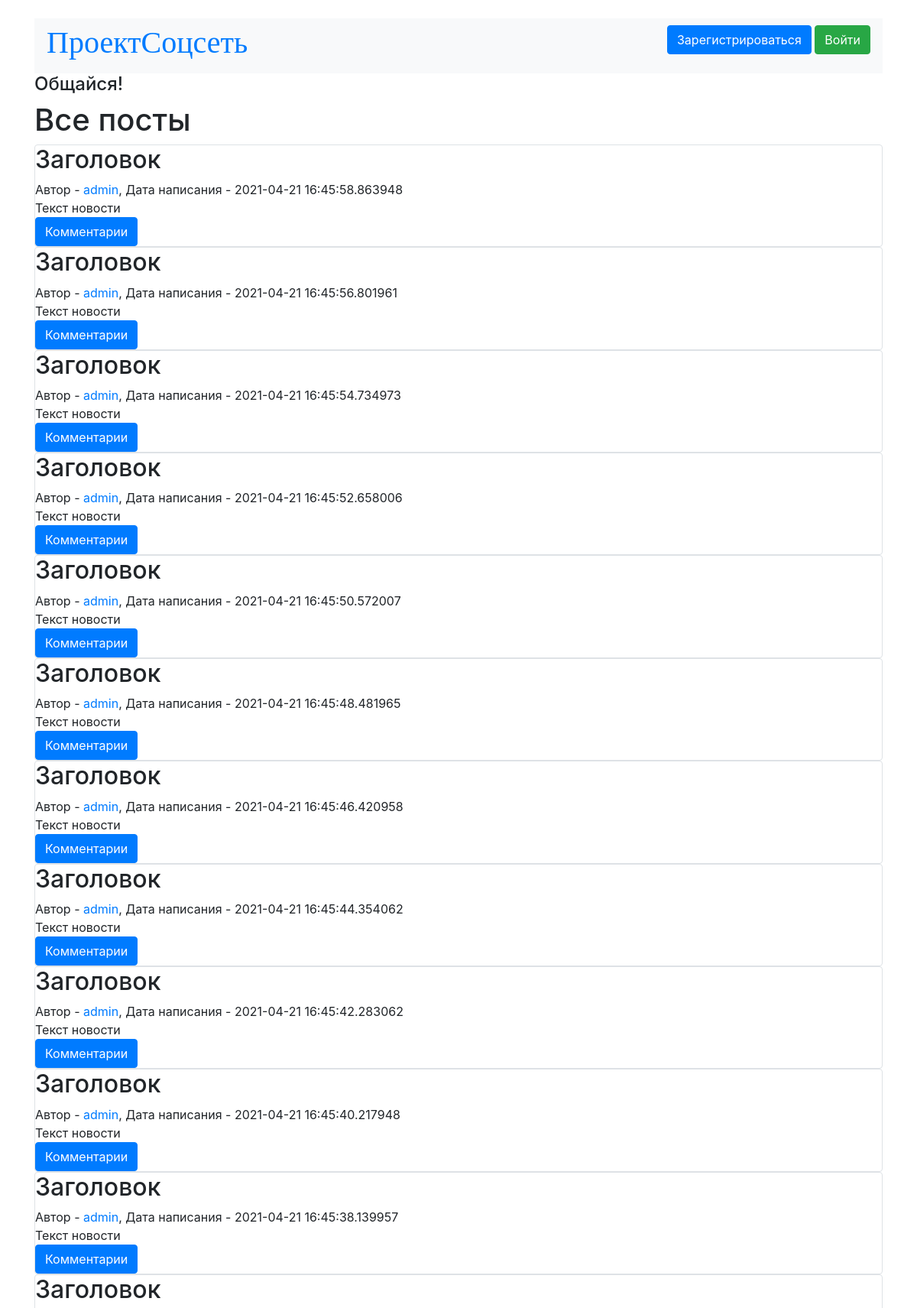
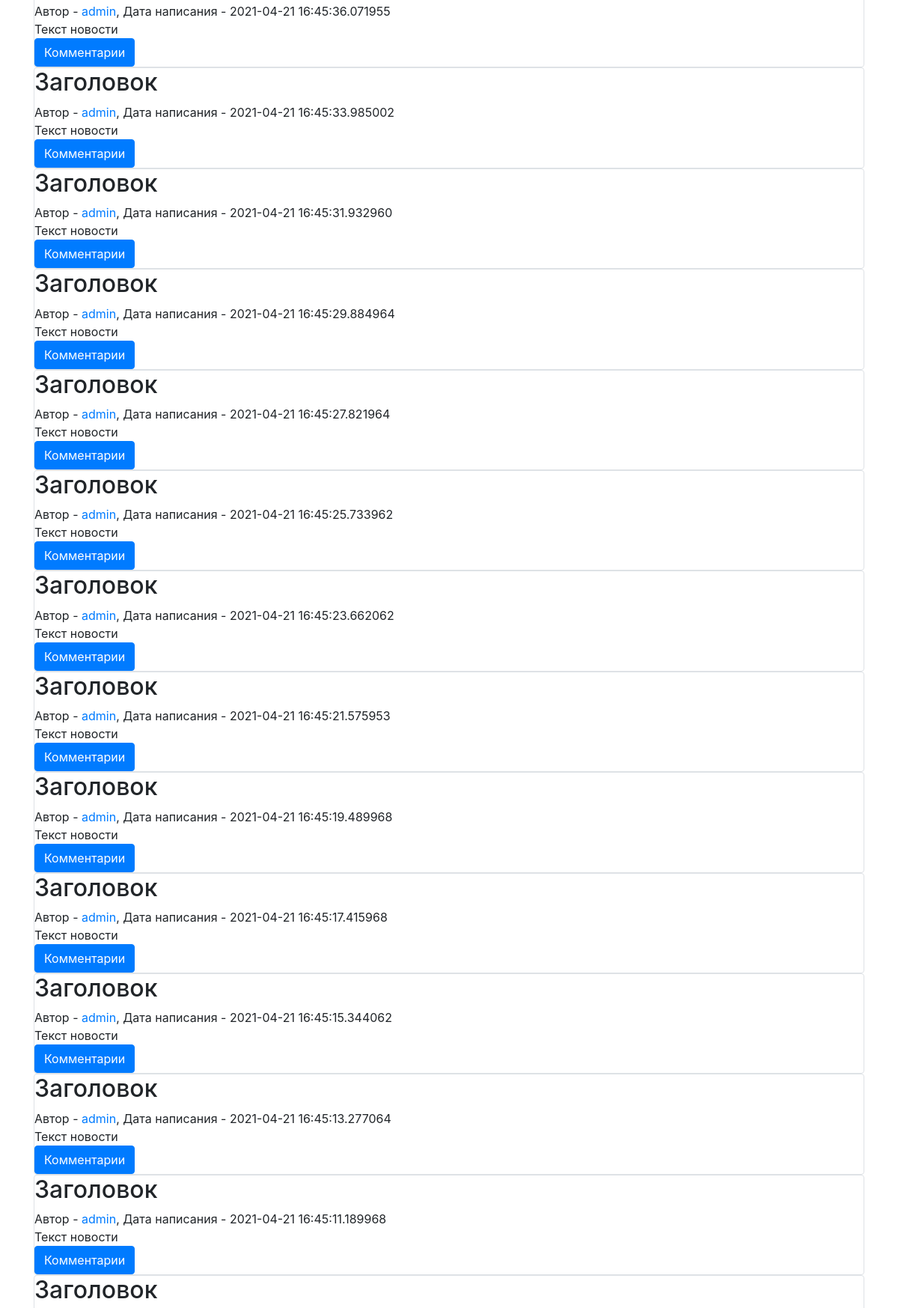
/index (upper part), run on the app's committed database (2 pictures, top to bottom).
### data/posts.py (models this page shows)
class Post(SqlAlchemyBase, SerializerMixin):
    __tablename__ = 'news'
    id = sqlalchemy.Column(sqlalchemy.Integer,
                           primary_key=True, autoincrement=True)
    title = sqlalchemy.Column(sqlalchemy.String, nullable=True)
    content = sqlalchemy.Column(sqlalchemy.String, nullable=True)
    created_date = sqlalchemy.Column(sqlalchemy.DateTime,
                                     default=datetime.datetime.now)
    author = sqlalchemy.Column(sqlalchemy.Integer,
                                    sqlalchemy.ForeignKey("users.id"))
    user = orm.relation('User')

### data/users.py (models this page shows, shortened)
class User(SqlAlchemyBase, SerializerMixin):
    __tablename__ = 'users'
    id = sqlalchemy.Column(sqlalchemy.Integer,
                           primary_key=True, autoincrement=True)
    name = sqlalchemy.Column(sqlalchemy.String, nullable=True)
    birth = sqlalchemy.Column(sqlalchemy.Integer, nullable=True)
    friends = sqlalchemy.Column(sqlalchemy.String, nullable=True)
    posts = sqlalchemy.Column(sqlalchemy.String, nullable=True)
    phone = sqlalchemy.Column(sqlalchemy.String, nullable=True)
    email = sqlalchemy.Column(sqlalchemy.String,
                              index=True, unique=True, nullable=True)
    about = sqlalchemy.Column(sqlalchemy.String, nullable=True)
    hashed_password = sqlalchemy.Column(sqlalchemy.String, nullable=True)
    register_date = sqlalchemy.Column(sqlalchemy.DateTime,
                                      default=datetime.datetime.now)
    online_date = sqlalchemy.Column(sqlalchemy.DateTime,
                                      default=datetime.datetime.now)

### PythonApplication7.py (the view)
@app.route('/')
@app.route('/index')
def index():
    db_sess = db_session.create_session()
    news = db_sess.query(Post)
    if session.get('user_id', -1) != -1:
        username = db_sess.query(User).filter(User.id == session.get('user_id')).first().name
    else:
        username = 'pass'
    print(session.get('user_id'))
    return render_template("index.html", posts=news, username=username).replace('&lt;', '<').replace('&gt;', '>')

### data/db_session.py (called while the page is built)
def create_session() -> Session:
    global __factory
    return __factory()

### templates/index.html (shortened to what this page needs)
﻿{% extends "base.html" %}
{% block content %}
<h1>Все посты</h1>
{% for item in posts[::-1] %}
<div class="col-md6 border rounded">
    <h2>{{item.title}}</h2>
    <div>
        Автор - <a href="/user/{{item.author}}">{{item.user.name}}</a>, Дата написания - {{item.created_date}}
    </div>
    <div>
        {{item.content}}
    </div>
    <a class="btn btn-primary " href="/post/{{item.id}}">Комментарии</a>
</div>
{% endfor %}
{% endblock %}

### templates/base.html (shortened to what this page needs)
﻿<!doctype html>
<html lang="en">
<head>
    <link rel="stylesheet"
          href="https://stackpath.bootstrapcdn.com/bootstrap/4.4.1/css/bootstrap.min.css"
>
</head>
<body>
    <main role="main" class="container">
        <nav class="navbar navbar-light bg-light">
            <h1 >
                <font face="TimesNewRoman"><a href="/">ПроектСоцсеть</a></font>
            </h1>
            {% if session.get('user_id', -1) != -1 %}
                <a class="btn btn-primary " href="/logout">{{ username }}</a>
            {% else %}
                <p>
                    <a class="btn btn-primary " href="/register">Зарегистрироваться</a>
                    <a class="btn btn-success" href="/login">Войти</a>
                </p>
            {% endif %}
        </nav>
        <h4>Общайся!</h4>
        {% block content %}{% endblock %}
    </main>
</body>
</html>

### data on the page
Post: title "Заголовок", user.name "admin", created_date "2021-04-21 16:45:58.863948", content "Текст новости"
Post: title "Заголовок", user.name "admin", created_date "2021-04-21 16:45:56.801961", content "Текст новости"
Post: title "Заголовок", user.name "admin", created_date "2021-04-21 16:45:54.734973", content "Текст новости"
Post: title "Заголовок", user.name "admin", created_date "2021-04-21 16:45:52.658006", content "Текст новости"
Post: title "Заголовок", user.name "admin", created_date "2021-04-21 16:45:50.572007", content "Текст новости"
Post: title "Заголовок", user.name "admin", created_date "2021-04-21 16:45:48.481965", content "Текст новости"
Post: title "Заголовок", user.name "admin", created_date "2021-04-21 16:45:46.420958", content "Текст новости"
Post: title "Заголовок", user.name "admin", created_date "2021-04-21 16:45:44.354062", content "Текст новости"
Post: title "Заголовок", user.name "admin", created_date "2021-04-21 16:45:42.283062", content "Текст новости"
Post: title "Заголовок", user.name "admin", created_date "2021-04-21 16:45:40.217948", content "Текст новости"
Post: title "Заголовок", user.name "admin", created_date "2021-04-21 16:45:38.139957", content "Текст новости"
Post: title "Заголовок", user.name "admin", created_date "2021-04-21 16:45:36.071955", content "Текст новости"
Post: title "Заголовок", user.name "admin", created_date "2021-04-21 16:45:33.985002", content "Текст новости"
Post: title "Заголовок", user.name "admin", created_date "2021-04-21 16:45:31.932960", content "Текст новости"
Post: title "Заголовок", user.name "admin", created_date "2021-04-21 16:45:29.884964", content "Текст новости"
Post: title "Заголовок", user.name "admin", created_date "2021-04-21 16:45:27.821964", content "Текст новости"
Post: title "Заголовок", user.name "admin", created_date "2021-04-21 16:45:25.733962", content "Текст новости"
Post: title "Заголовок", user.name "admin", created_date "2021-04-21 16:45:23.662062", content "Текст новости"
Post: title "Заголовок", user.name "admin", created_date "2021-04-21 16:45:21.575953", content "Текст новости"
Post: title "Заголовок", user.name "admin", created_date "2021-04-21 16:45:19.489968", content "Текст новости"
Post: title "Заголовок", user.name "admin", created_date "2021-04-21 16:45:17.415968", content "Текст новости"
Post: title "Заголовок", user.name "admin", created_date "2021-04-21 16:45:15.344062", content "Текст новости"
Post: title "Заголовок", user.name "admin", created_date "2021-04-21 16:45:13.277064", content "Текст новости"
Post: title "Заголовок", user.name "admin", created_date "2021-04-21 16:45:11.189968", content "Текст новости"
Post: title "Заголовок"
